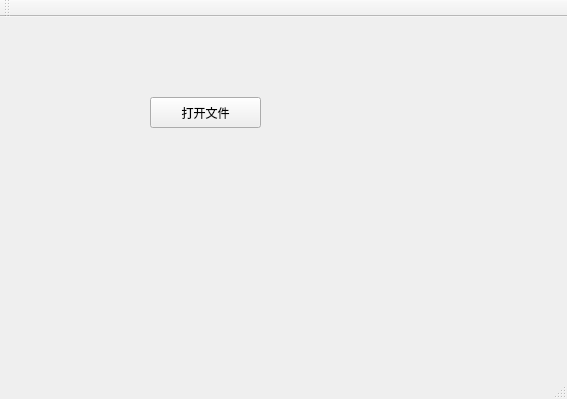
<?xml version="1.0" encoding="UTF-8"?>
<ui version="4.0">
 <class>MainWindow</class>
 <widget class="QMainWindow" name="MainWindow">
  <property name="geometry">
   <rect>
    <x>0</x>
    <y>0</y>
    <width>567</width>
    <height>399</height>
   </rect>
  </property>
  <property name="windowTitle">
   <string>MainWindow</string>
  </property>
  <widget class="QWidget" name="centralWidget">
   <widget class="QToolButton" name="toolButton">
    <property name="geometry">
     <rect>
      <x>150</x>
      <y>80</y>
      <width>111</width>
      <height>31</height>
     </rect>
    </property>
    <property name="text">
     <string>打开文件</string>
    </property>
   </widget>
  </widget>
  <widget class="QMenuBar" name="menuBar">
   <property name="geometry">
    <rect>
     <x>0</x>
     <y>0</y>
     <width>567</width>
     <height>23</height>
    </rect>
   </property>
  </widget>
  <widget class="QToolBar" name="mainToolBar">
   <attribute name="toolBarArea">
    <enum>TopToolBarArea</enum>
   </attribute>
   <attribute name="toolBarBreak">
    <bool>false</bool>
   </attribute>
  </widget>
  <widget class="QStatusBar" name="statusBar"/>
 </widget>
 <layoutdefault spacing="6" margin="11"/>
 <resources/>
 <connections/>
</ui>
